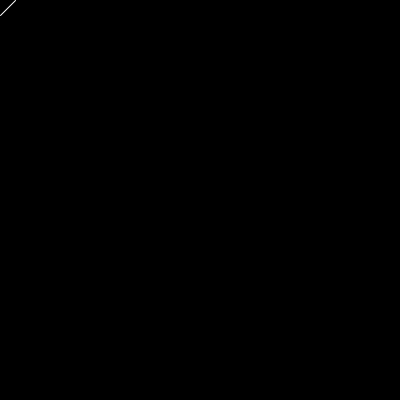
Frame 1 (no input)
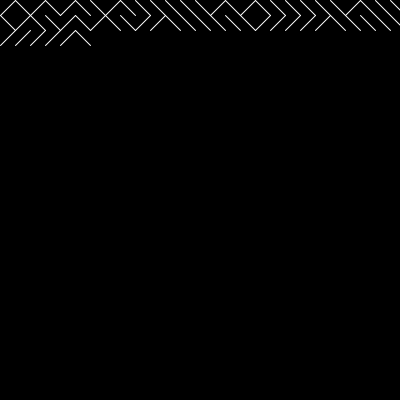
Frame 60 (the mouse pressed at the canvas centre just before this capture)
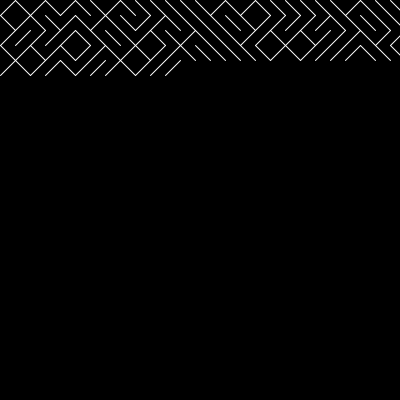
Frame 120 (the mouse held since frame 60 and released just before this capture)

The Processing sketch that drew these frames (run headless with seeded random() and noise(); from frame 60 on, the mouse is pressed at the canvas centre):

// Processing sketch: TENPRINT
// ── TENPRINT.pde
// Coding Train
// Coding Challenge 76 - 10PRINT
// https://www.youtube.com/watch?v=bEyTZ5ZZxZs&list=PLRqwX-V7Uu6ZiZxtDDRCi6uhfTH4FilpH&index=111

// JavaScript conversion

int spacing = 15;
int x = 0;
int y = 0;

void setup() {
  size(400, 400);
  background(0);
}

void draw(){
  stroke(255);

  if (random(1) < 0.5){
    line(x, y, x + spacing, y + spacing);
  } else {
    line(x + spacing, y, x, y + spacing);
  }

  x += spacing;
  if (x > width){
    y += spacing;
    x = 0;
  }
}
